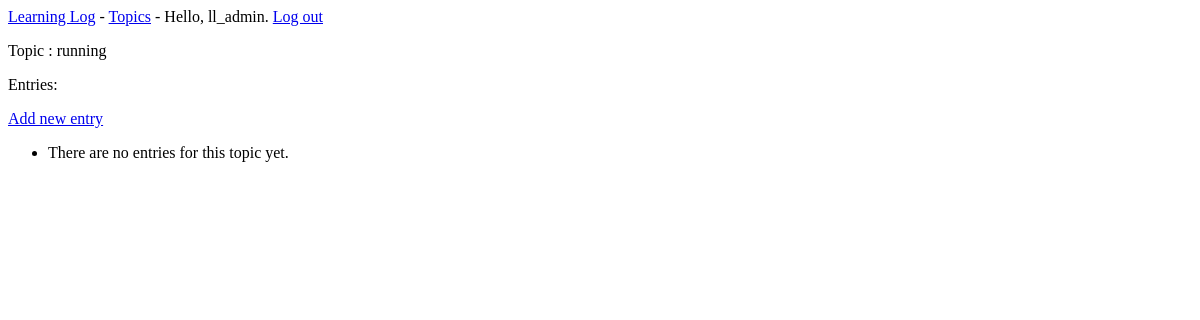
The app's page /topics/4/ (signed in), older data.
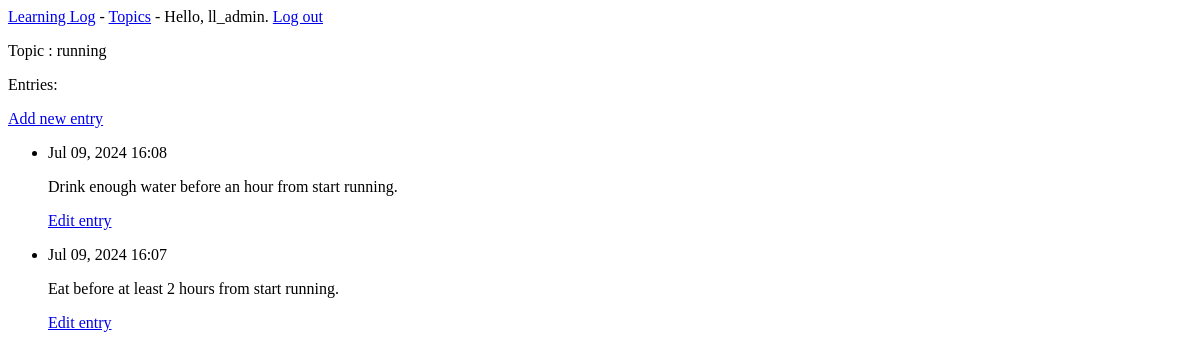
The same page, newer data.
### learning_logs/models.py (models this page shows, shortened)
class Topic(models.Model):
    text = models.CharField(max_length=200)
    date_added = models.DateTimeField(auto_now_add=True)
    owner = models.ForeignKey(User, on_delete=models.CASCADE)
    def __str__(self):
        return self.text

class Entry(models.Model):
    topic = models.ForeignKey(Topic, on_delete=models.CASCADE)
    text = models.TextField()
    date_added = models.DateTimeField(auto_now_add=True)
    class Meta:
        verbose_name_plural = 'entries'

### learning_logs/views.py (the view)
# urls.py: path('topics/<int:topic_id>/', views.topic, name='topic'),
@login_required
def topic(request, topic_id):
    topic = Topic.objects.get(id=topic_id)
    if topic.owner != request.user:
        raise Http404
    entries = topic.entry_set.order_by('-date_added')
    context = {'topic': topic, 'entries': entries}
    return render(request, 'learning_logs/topic.html', context)

### learning_logs/templates/learning_logs/topic.html
{% extends "learning_logs/base.html" %}
{% block content %}
  <p>Topic : {{ topic }}</p>
  <p>Entries:</p>
  <p>
    <a href="{% url 'learning_logs:new_entry' topic.id %}">Add new entry</a>
  </p>
  <ul>
      {% for entry in entries %}
        <li>
            <p>{{ entry.date_added|date:'M d, Y H:i' }}</p>
            <p>{{ entry.text|linebreaks }}</p>
            <p>
                <a href="{% url 'learning_logs:edit_entry' entry.id %}">Edit entry</a>
            </p>
        </li>
      {% empty %}
        <li>There are no entries for this topic yet.</li>
      {% endfor %}
  </ul>
{% endblock content %}

### learning_logs/templates/learning_logs/base.html
<p>
    <a href="{% url 'learning_logs:index' %}">Learning Log</a> -
    <a href="{% url 'learning_logs:topics' %}">Topics</a> -
    {% if user.is_authenticated %}
      Hello, {{ user.username }}.
      <a href="{% url 'users:logout' %}">Log out</a>
    {% else %}
      <a href="{% url 'users:register' %}">Register</a> -
      <a href="{% url 'users:login' %}">Log in</a>
    {% endif %}
</p>
{% block content %}{% endblock content %}

Row changes from the older to the newer data that the page shows:
added Entry: date_added "Jul 09, 2024 16:08", text "Drink enough water before an hour from start running."
added Entry: date_added "Jul 09, 2024 16:07", text "Eat before at least 2 hours from start running."
Text that changed along with them:
text no longer shown: "There are no entries for this topic yet."
